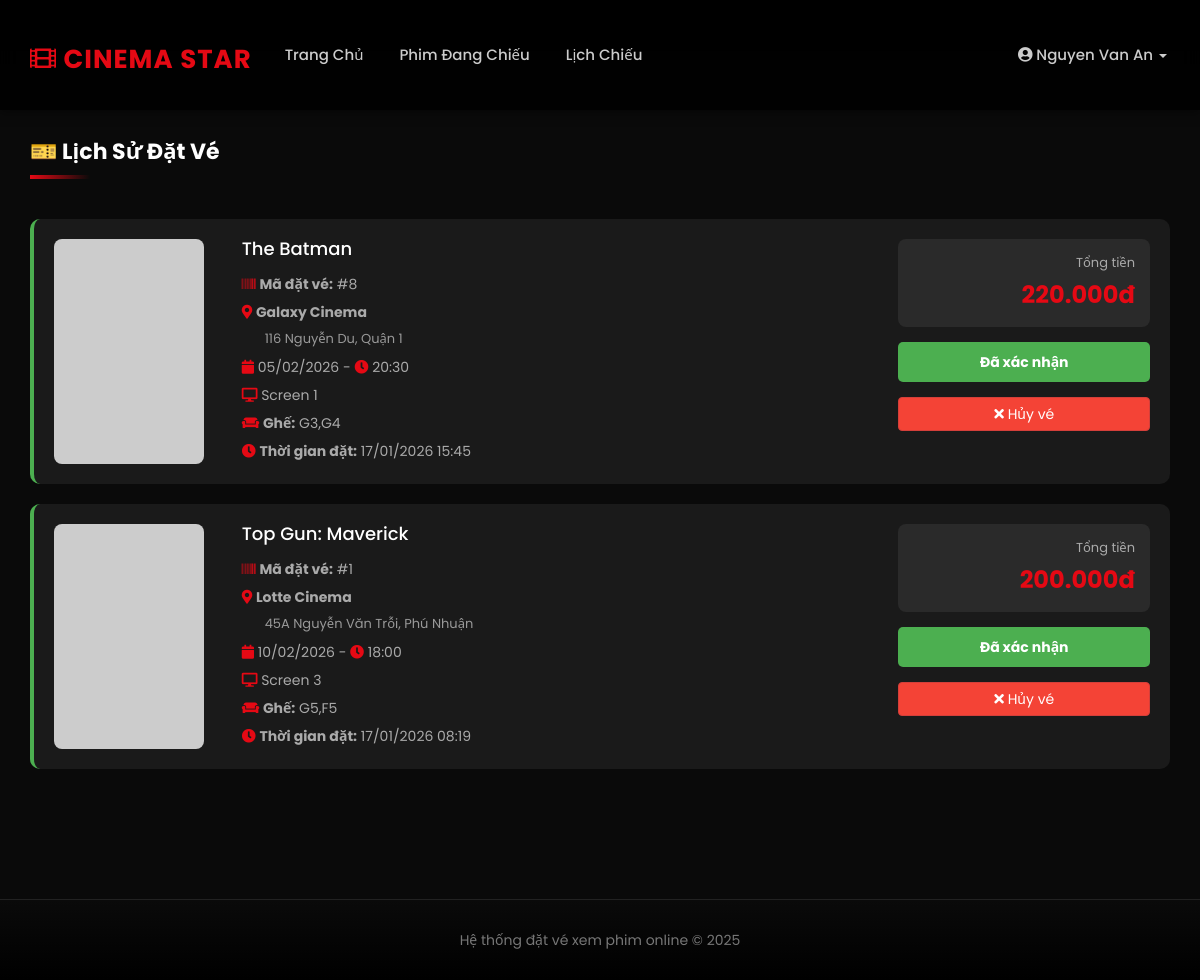
The page /booking_history.php (signed in) on the database its author committed.
### tables this page shows
CREATE TABLE IF NOT EXISTS `tbl_bookings` (
  `booking_id` int(11) NOT NULL AUTO_INCREMENT,
  `user_id` int(11) NOT NULL,
  `screening_id` int(11) NOT NULL,
  `seats` varchar(255) DEFAULT NULL,
  `total_amount` decimal(10,2) DEFAULT NULL,
  `booking_date` timestamp NOT NULL DEFAULT current_timestamp(),
  `status` enum('pending','confirmed','cancelled') DEFAULT 'confirmed',
  PRIMARY KEY (`booking_id`),
  KEY `user_id` (`user_id`),
  KEY `screening_id` (`screening_id`),
  KEY `idx_screening_status` (`screening_id`, `status`)
);

CREATE TABLE IF NOT EXISTS `tbl_movie` (
  `movie_id` int(11) NOT NULL AUTO_INCREMENT,
  `movie_name` varchar(200) NOT NULL,
  `director` varchar(100) DEFAULT NULL,
  `cast` text DEFAULT NULL,
  `description` text DEFAULT NULL,
  `image` varchar(500) DEFAULT NULL,
  `video_url` varchar(500) DEFAULT NULL,
  `duration` int(11) DEFAULT NULL COMMENT 'Thời lượng phim (phút)',
  `genre` varchar(100) DEFAULT NULL,
  `release_date` date DEFAULT NULL,
  `rating` decimal(3,1) DEFAULT 0.0,
  `status` enum('coming_soon','now_showing','ended') DEFAULT 'now_showing',
  `created_at` timestamp NOT NULL DEFAULT current_timestamp(),
  PRIMARY KEY (`movie_id`)
);

CREATE TABLE IF NOT EXISTS `tbl_theatre` (
  `id` int(11) NOT NULL AUTO_INCREMENT,
  `name` varchar(100) NOT NULL,
  `address` varchar(255) DEFAULT NULL,
  `city` varchar(50) DEFAULT NULL,
  `phone` varchar(20) DEFAULT NULL,
  `total_screens` int(11) DEFAULT 1,
  PRIMARY KEY (`id`)
);

CREATE TABLE IF NOT EXISTS `tbl_screenings` (
  `screening_id` int(11) NOT NULL AUTO_INCREMENT,
  `movie_id` int(11) NOT NULL,
  `theatre_id` int(11) NOT NULL,
  `screen_name` varchar(50) DEFAULT NULL,
  `show_date` date NOT NULL,
  `show_time` time NOT NULL,
  `price` decimal(10,2) DEFAULT 0.00,
  `available_seats` int(11) DEFAULT 100,
  PRIMARY KEY (`screening_id`),
  KEY `movie_id` (`movie_id`),
  KEY `theatre_id` (`theatre_id`)
);

### booking_history.php (the view, shortened to what this page needs)
<?php
include('header.php');
$user_id = $_SESSION['user'];
?>
<div class="container" style="margin-top: 30px; margin-bottom: 50px;">
    <h2 class="section-title">🎫 Lịch Sử Đặt Vé</h2>
    <div class="row">
        <div class="col-md-12">
            <?php
            $qry = mysqli_query($con, "
                SELECT b.*, m.movie_name, m.image, s.show_date, s.show_time, s.screen_name,
                       t.name as theatre_name, t.address
                FROM tbl_bookings b
                JOIN tbl_screenings s ON b.screening_id = s.screening_id
                JOIN tbl_movie m ON s.movie_id = m.movie_id
                JOIN tbl_theatre t ON s.theatre_id = t.id
                WHERE b.user_id = '$user_id'
                ORDER BY b.booking_date DESC
            ");
            if(mysqli_num_rows($qry) > 0) {
                while($booking = mysqli_fetch_array($qry)) {
                    $status_color = $booking['status'] == 'confirmed' ? '#4CAF50' : ($booking['status'] == 'cancelled' ? '#f44336' : '#ff9800');
                    $status_text = $booking['status'] == 'confirmed' ? 'Đã xác nhận' : ($booking['status'] == 'cancelled' ? 'Đã hủy' : 'Chờ xác nhận');
            ?>
                <div style="background: #1a1a1a; padding: 20px; border-radius: 10px; margin-bottom: 20px; border-left: 4px solid <?php echo $status_color;?>;">
                    <div class="row">
                        <div class="col-md-2">
                            <img src="<?php echo $booking['image'];?>" class="img-responsive" style="border-radius: 8px;" onerror="this.src='https://via.placeholder.com/150x225?text=No+Image';">
                        </div>
                        <div class="col-md-7">
                            <h4 style="color: #fff; margin-top: 0; margin-bottom: 15px;">
                                <?php echo htmlspecialchars($booking['movie_name']);?>
                            </h4>
                            <p style="color: #aaa; margin-bottom: 8px;">
                                <i class="fas fa-barcode" style="color: #e50914;"></i>
                                <strong>Mã đặt vé:</strong> #<?php echo $booking['booking_id'];?>
                            </p>
                            <p style="color: #aaa; margin-bottom: 8px;">
                                <i class="fas fa-map-marker-alt" style="color: #e50914;"></i>
                                <strong><?php echo htmlspecialchars($booking['theatre_name']);?></strong>
                            </p>
                            <p style="color: #999; font-size: 13px; margin-bottom: 8px; margin-left: 23px;">
                                <?php echo htmlspecialchars($booking['address']);?>
                            </p>
                            <p style="color: #aaa; margin-bottom: 8px;">
                                <i class="fas fa-calendar" style="color: #e50914;"></i>
                                <?php echo date('d/m/Y', strtotime($booking['show_date']));?> -
                                <i class="fas fa-clock" style="color: #e50914;"></i>
                                <?php echo date('H:i', strtotime($booking['show_time']));?>
                            </p>
                            <p style="color: #aaa; margin-bottom: 8px;">
                                <i class="fas fa-desktop" style="color: #e50914;"></i>
                                <?php echo htmlspecialchars($booking['screen_name']);?>
                            </p>
                            <p style="color: #aaa; margin-bottom: 8px;">
                                <i class="fas fa-couch" style="color: #e50914;"></i>
                                <strong>Ghế:</strong> <?php echo htmlspecialchars($booking['seats']);?>
                            </p>
                            <p style="color: #aaa; margin-bottom: 0;">
                                <i class="fas fa-clock" style="color: #e50914;"></i>
                                <strong>Thời gian đặt:</strong> <?php echo date('d/m/Y H:i', strtotime($booking['booking_date']));?>
                            </p>
                        </div>
                        <div class="col-md-3 text-right">
                            <div style="background: #2a2a2a; padding: 15px; border-radius: 8px; margin-bottom: 15px;">
                                <p style="color: #aaa; margin-bottom: 5px; font-size: 13px;">Tổng tiền</p>
                                <p style="color: #e50914; font-size: 24px; font-weight: bold; margin: 0;">
                                    <?php echo number_format($booking['total_amount'], 0, ',', '.');?>đ
                                </p>
                            </div>
                            <div style="background: <?php echo $status_color;?>; padding: 10px; border-radius: 5px; margin-bottom: 15px;">
                                <p style="color: #fff; margin: 0; font-weight: bold; text-align: center;">
                                    <?php echo $status_text;?>
                                </p>
                            </div>
                            <?php if($booking['status'] == 'confirmed' && strtotime($booking['show_date']) > time()) { ?>
                                <a href="cancel_booking.php?id=<?php echo $booking['booking_id'];?>"
                                   class="btn btn-danger btn-block"
                                   onclick="return confirm('Bạn có chắc muốn hủy vé này?');"
                                   style="background: #f44336;">
                                    <i class="fas fa-times"></i> Hủy vé
                                </a>
                            <?php } ?>
                        </div>
                    </div>
                </div>
            <?php
                }
            } ?>
        </div>
    </div>
</div>
<?php include('footer.php'); ?>

### css/style.css (style rules this page uses)
* { margin: 0; padding: 0; box-sizing: border-box; }
body { font-family: 'Poppins', 'Segoe UI', sans-serif; background-color: #0a0a0a !important; color: #e0e0e0; overflow-x: hidden; }
.section-title { color: #fff; font-size: 2.2rem; font-weight: 700; margin-bottom: 40px; position: relative; display: inline-block; padding-bottom: 15px; }
.section-title::after { content: ''; position: absolute; bottom: 0; left: 0; width: 60px; height: 4px; background: linear-gradient(90deg, #e50914, transparent); }
.container { padding-top: 30px; padding-bottom: 30px; }

### rows shown on the page
tbl_bookings: tbl_movie.movie_name "The Batman", booking_id "8", tbl_theatre.name "Galaxy Cinema", tbl_theatre.address "116 Nguyễn Du, Quận 1", screening.show_date "05/02/2026", screening.show_time "20:30", screening.screen_name "Screen 1", seats "G3,G4", booking_date "17/01/2026 15:45", total_amount "220.000", status "Đã xác nhận"
tbl_bookings: tbl_movie.movie_name "Top Gun: Maverick", booking_id "1", tbl_theatre.name "Lotte Cinema", tbl_theatre.address "45A Nguyễn Văn Trỗi, Phú Nhuận", screening.show_date "10/02/2026", screening.show_time "18:00", screening.screen_name "Screen 3", seats "G5,F5", booking_date "17/01/2026 08:19", total_amount "200.000", status "Đã xác nhận"

### other values the page prints
$_SESSION['user_name'] "Nguyen Van An"
